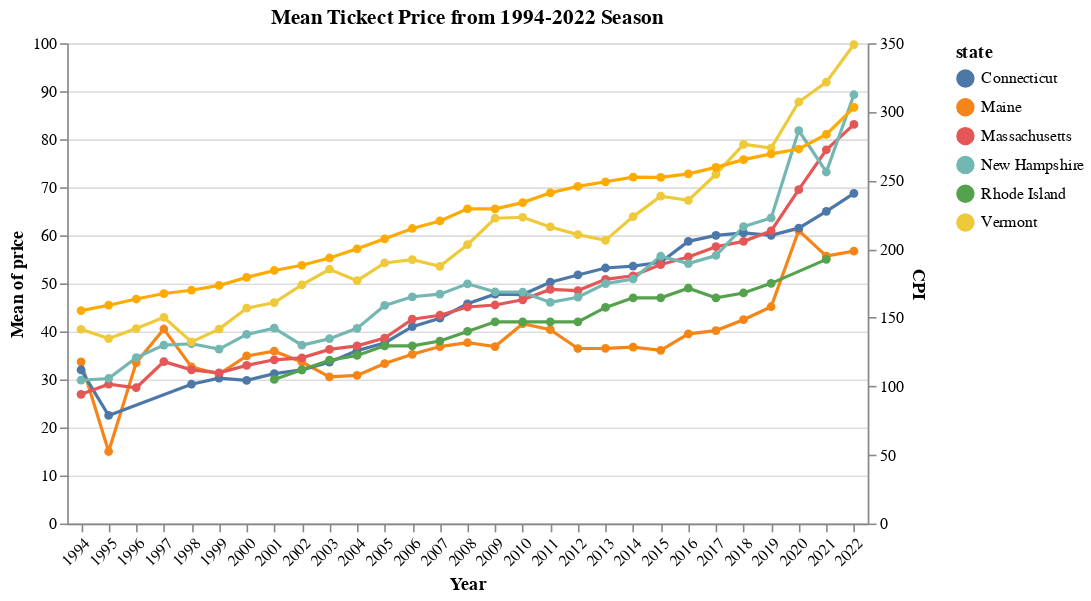

Here is the notebook cell this chart was saved with:
### Code cell
(price_chart+cpi_chart).resolve_scale(
    y='independent'
).properties(
    title='Mean Tickect Price from 1994-2022 Season',
    width = 500,
    height=300
)

### Figure 1 — Vega-Lite specification as saved in the notebook (floating-point values rounded to 4 significant figures; data arrays with more than 128 entries replaced by an {"elided": "..."} marker saying what was removed)
{"config": {"view": {"continuousWidth": 400, "continuousHeight": 300}}, "layer": [{"data": {"name": "data-dcd70727d8d55fc46d6fdfca88d808e0"}, "mark": {"type": "line", "point": true}, "encoding": {"color": {"field": "state", "type": "nominal"}, "x": {"axis": {"labelAngle": -45}, "field": "Year", "type": "ordinal"}, "y": {"aggregate": "mean", "field": "price", "type": "quantitative"}}}, {"data": {"name": "data-4a0d09fb15670d1fd8b4ff8d24f800a5"}, "mark": {"type": "line", "point": true}, "encoding": {"color": {"value": "#FFAA00"}, "x": {"axis": {"labelAngle": -45}, "field": "Year", "type": "ordinal"}, "y": {"field": "Avg", "title": "CPI", "type": "quantitative"}}}], "height": 300, "resolve": {"scale": {"y": "independent"}}, "title": "Mean Tickect Price from 1994-2022 Season", "width": 500, "$schema": "https://vega.github.io/schema/vega-lite/v4.17.0.json", "datasets": {"data-dcd70727d8d55fc46d6fdfca88d808e0": {"elided": "1942 records"}, "data-4a0d09fb15670d1fd8b4ff8d24f800a5": [{"Year": 1994, "Jan": 153.2, "Feb": 154.0, "Mar": 154.3, "Apr": 154.4, "May": 154.2, "Jun": 154.8, "Jul": 155.2, "Aug": 155.9, "Sep": 156.1, "Oct": 156.4, "Nov": 156.7, "Dec": 156.3, "Avg": 155.1}, {"Year": 1995, "Jan": 157.1, "Feb": 157.6, "Mar": 158.0, "Apr": 158.3, "May": 158.5, "Jun": 158.9, "Jul": 159.2, "Aug": 159.7, "Sep": 160.0, "Oct": 160.3, "Nov": 160.5, "Dec": 160.5, "Avg": 159.1}, {"Year": 1996, "Jan": 161.4, "Feb": 162.2, "Mar": 162.8, "Apr": 162.9, "May": 163.0, "Jun": 163.1, "Jul": 163.4, "Aug": 164.0, "Sep": 164.6, "Oct": 165.1, "Nov": 165.4, "Dec": 165.7, "Avg": 163.6}, {"Year": 1997, "Jan": 166.2, "Feb": 166.9, "Mar": 167.3, "Apr": 167.1, "May": 166.8, "Jun": 167.0, "Jul": 167.6, "Aug": 167.8, "Sep": 168.4, "Oct": 168.7, "Nov": 168.5, "Dec": 168.4, "Avg": 167.6}, {"Year": 1998, "Jan": 168.8, "Feb": 169.1, "Mar": 169.3, "Apr": 169.5, "May": 169.4, "Jun": 169.6, "Jul": 169.9, "Aug": 170.5, "Sep": 170.6, "Oct": 171.3, "Nov": 171.2, "Dec": 171.2, "Avg": 170.0}, {"Year": 1999, "Jan": 171.4, "Feb": 171.6, "Mar": 171.9, "Apr": 172.8, "May": 172.8, "Jun": 173.1, "Jul": 173.4, "Aug": 174.1, "Sep": 174.8, "Oct": 175.5, "Nov": 175.5, "Dec": 175.5, "Avg": 173.5}, {"Year": 2000, "Jan": 176.2, "Feb": 177.6, "Mar": 178.5, "Apr": 178.5, "May": 178.4, "Jun": 179.0, "Jul": 179.8, "Aug": 179.9, "Sep": 180.7, "Oct": 181.2, "Nov": 181.5, "Dec": 181.3, "Avg": 179.4}, {"Year": 2001, "Jan": 182.2, "Feb": 182.8, "Mar": 183.7, "Apr": 184.2, "May": 184.6, "Jun": 185.3, "Jul": 185.0, "Aug": 185.1, "Sep": 185.1, "Oct": 185.0, "Nov": 185.0, "Dec": 184.2, "Avg": 184.4}, {"Year": 2002, "Jan": 184.9, "Feb": 186.1, "Mar": 187.0, "Apr": 187.8, "May": 187.7, "Jun": 187.8, "Jul": 188.3, "Aug": 189.3, "Sep": 189.5, "Oct": 189.9, "Nov": 190.1, "Dec": 189.6, "Avg": 188.2}, {"Year": 2003, "Jan": 190.5, "Feb": 191.7, "Mar": 193.0, "Apr": 192.6, "May": 192.7, "Jun": 192.8, "Jul": 193.5, "Aug": 194.3, "Sep": 195.0, "Oct": 195.4, "Nov": 195.1, "Dec": 194.9, "Avg": 193.5}, {"Year": 2004, "Jan": 195.9, "Feb": 196.8, "Mar": 198.6, "Apr": 199.4, "May": 199.9, "Jun": 201.1, "Jul": 201.0, "Aug": 201.0, "Sep": 201.2, "Oct": 202.5, "Nov": 202.6, "Dec": 201.9, "Avg": 200.2}, {"Year": 2005, "Jan": 202.6, "Feb": 203.6, "Mar": 206.0, "Apr": 206.9, "May": 206.2, "Jun": 206.2, "Jul": 207.9, "Aug": 208.7, "Sep": 210.8, "Oct": 211.5, "Nov": 210.0, "Dec": 209.0, "Avg": 207.5}, {"Year": 2006, "Jan": 211.0, "Feb": 211.6, "Mar": 212.8, "Apr": 214.7, "May": 215.7, "Jun": 216.7, "Jul": 217.5, "Aug": 218.1, "Sep": 216.3, "Oct": 215.2, "Nov": 214.8, "Dec": 215.2, "Avg": 215.0}, {"Year": 2007, "Jan": 215.8, "Feb": 216.7, "Mar": 218.3, "Apr": 219.5, "May": 220.6, "Jun": 221.6, "Jul": 221.9, "Aug": 221.6, "Sep": 221.4, "Oct": 222.0, "Nov": 223.4, "Dec": 223.4, "Avg": 220.5}, {"Year": 2008, "Jan": 224.3, "Feb": 225.2, "Mar": 226.9, "Apr": 228.1, "May": 230.1, "Jun": 232.6, "Jul": 234.5, "Aug": 233.8, "Sep": 232.8, "Oct": 230.8, "Nov": 227.2, "Dec": 225.1, "Avg": 229.3}, {"Year": 2009, "Jan": 225.4, "Feb": 226.8, "Mar": 227.3, "Apr": 227.8, "May": 228.1, "Jun": 229.9, "Jul": 230.2, "Aug": 230.9, "Sep": 231.2, "Oct": 231.3, "Nov": 231.7, "Dec": 231.5, "Avg": 229.3}, {"Year": 2010, "Jan": 232.3, "Feb": 232.4, "Mar": 233.2, "Apr": 233.6, "May": 234.1, "Jun": 233.8, "Jul": 233.9, "Aug": 234.2, "Sep": 234.0, "Oct": 234.7, "Nov": 235.1, "Dec": 235.1, "Avg": 233.9}, {"Year": 2011, "Jan": 236.0, "Feb": 237.1, "Mar": 239.1, "Apr": 240.3, "May": 241.6, "Jun": 241.7, "Jul": 242.3, "Aug": 243.0, "Sep": 243.3, "Oct": 243.0, "Nov": 242.7, "Dec": 242.0, "Avg": 241.0}, {"Year": 2012, "Jan": 242.9, "Feb": 243.8, "Mar": 245.1, "Apr": 245.8, "May": 245.7, "Jun": 245.2, "Jul": 245.0, "Aug": 246.3, "Sep": 247.4, "Oct": 247.6, "Nov": 247.1, "Dec": 246.5, "Avg": 245.7}, {"Year": 2013, "Jan": 247.3, "Feb": 248.7, "Mar": 248.7, "Apr": 248.5, "May": 248.6, "Jun": 248.9, "Jul": 249.4, "Aug": 249.9, "Sep": 250.2, "Oct": 249.3, "Nov": 249.5, "Dec": 249.6, "Avg": 249.0}, {"Year": 2014, "Jan": 251.0, "Feb": 251.2, "Mar": 252.4, "Apr": 252.5, "May": 253.6, "Jun": 253.6, "Jul": 253.8, "Aug": 253.2, "Sep": 253.2, "Oct": 252.7, "Nov": 251.8, "Dec": 250.5, "Avg": 252.5}, {"Year": 2015, "Jan": 250.0, "Feb": 250.6, "Mar": 251.5, "Apr": 251.8, "May": 252.8, "Jun": 253.6, "Jul": 253.4, "Aug": 252.9, "Sep": 252.9, "Oct": 252.5, "Nov": 252.6, "Dec": 251.7, "Avg": 252.2}, {"Year": 2016, "Jan": 251.7, "Feb": 252.2, "Mar": 252.9, "Apr": 254.3, "May": 255.0, "Jun": 255.5, "Jul": 255.4, "Aug": 255.5, "Sep": 256.1, "Oct": 256.6, "Nov": 256.5, "Dec": 256.4, "Avg": 254.8}, {"Year": 2017, "Jan": 258.1, "Feb": 258.8, "Mar": 258.5, "Apr": 259.2, "May": 259.4, "Jun": 259.3, "Jul": 258.8, "Aug": 259.5, "Sep": 260.9, "Oct": 260.6, "Nov": 260.6, "Dec": 260.8, "Avg": 259.5}, {"Year": 2018, "Jan": 262.2, "Feb": 263.3, "Mar": 263.6, "Apr": 264.7, "May": 265.8, "Jun": 265.9, "Jul": 265.8, "Aug": 266.4, "Sep": 266.7, "Oct": 266.5, "Nov": 265.5, "Dec": 265.3, "Avg": 265.1}, {"Year": 2019, "Jan": 266.1, "Feb": 266.7, "Mar": 268.0, "Apr": 269.1, "May": 269.7, "Jun": 270.1, "Jul": 270.4, "Aug": 270.5, "Sep": 270.6, "Oct": 270.3, "Nov": 270.6, "Dec": 270.4, "Avg": 269.4}, {"Year": 2020, "Jan": 272.3, "Feb": 273.1, "Mar": 272.5, "Apr": 271.3, "May": 271.3, "Jun": 272.3, "Jul": 273.3, "Aug": 273.6, "Sep": 273.9, "Oct": 273.4, "Nov": 273.5, "Dec": 274.2, "Avg": 272.9}, {"Year": 2021, "Jan": 275.4, "Feb": 276.5, "Mar": 278.2, "Apr": 280.2, "May": 281.9, "Jun": 284.7, "Jul": 285.2, "Aug": 285.6, "Sep": 286.4, "Oct": 288.2, "Nov": 289.8, "Dec": 290.4, "Avg": 283.6}, {"Year": 2022, "Jan": 292.6, "Feb": 294.6, "Mar": 298.4, "Apr": 300.3, "May": 302.9, "Jun": 306.5, "Jul": 305.9, "Aug": 306.9, "Sep": 307.2, "Oct": 308.0, "Nov": 308.4, "Dec": 308.1, "Avg": 303.3}]}}
